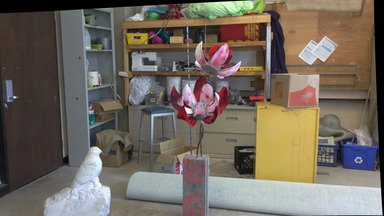
#> input picture im1.jpeg, 384 x 216 px
$ python main8.py
#> lines starting #> are read from the running program, lines starting #| are printed output that depends on the picture; after the words box and inside, x2 and y2 are one past the last pixel; in counts of white or black regions, pixels touching at a corner belong together
import cv2
import numpy as np
import os
import matplotlib.pyplot as plt

# Créer le répertoire de sortie s'il n'existe pas
output_dir = 'output8'
os.makedirs(output_dir, exist_ok=True)

# Charger les images
img1 = cv2.imread('im1.jpeg', cv2.IMREAD_GRAYSCALE)  # Image gauche
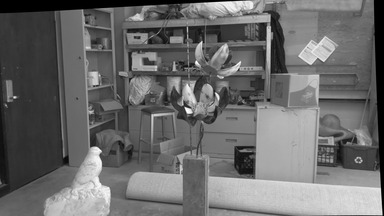
#> img1: shape (216, 384); min 0, max 255, mean 106.3
img2 = cv2.imread('im2.jpg', cv2.IMREAD_GRAYSCALE)   # Image droite
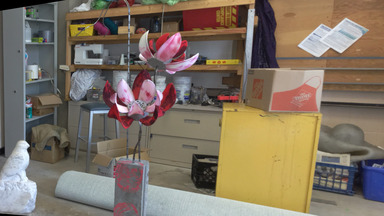
#> input picture im2.jpg, 384 x 216 px
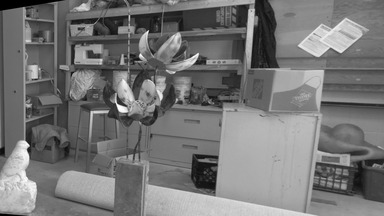
#> img2: shape (216, 384); min 0, max 255, mean 117.1

# Initialiser SIFT
sift = cv2.SIFT_create()

# Détecter les points d'intérêt et calculer les descripteurs
keypoints_1, descriptors_1 = sift.detectAndCompute(img1, None)
#> keypoints_1 = 539 keypoints; strongest (x, y, size): (188, 111, 3.8), (196, 63, 2.3), (244, 164, 18.2), (96, 150, 5.6)
keypoints_2, descriptors_2 = sift.detectAndCompute(img2, None)
#> keypoints_2 = 575 keypoints; strongest (x, y, size): (121, 109, 5), (140, 56, 2.5), (203, 176, 22.3), (24, 144, 5.8)

# Utiliser FLANN pour matcher les descripteurs
FLANN_INDEX_KDTREE = 1
index_params = dict(algorithm=FLANN_INDEX_KDTREE, trees=5)
search_params = dict(checks=50)  # or pass empty dictionary

flann = cv2.FlannBasedMatcher(index_params, search_params)
matches = flann.knnMatch(descriptors_1, descriptors_2, k=2)
#> matches = 539 matches

# Calculer la matrice fondamentale
src_pts = np.float32([keypoints_1[m.queryIdx].pt for m, _ in matches]).reshape(-1, 1, 2)
#> src_pts = 539 rows, first 8: [7.67, 14.75], [7.74, 15.09], [8.19, 100.6], [8.19, 100.6], [8.23, 103.6], [9.97, 95.36], [9.97, 95.36], [11.08, 97.96]
dst_pts = np.float32([keypoints_2[m.trainIdx].pt for m, _ in matches]).reshape(-1, 1, 2)
#> dst_pts = 539 rows, first 8: [11.52, 209.4], [199.2, 194.6], [98.19, 143.4], [98.19, 143.4], [32.52, 40.21], [176.3, 36.93], [122, 62.37], [326.3, 180.6]
F, mask = cv2.findFundamentalMat(src_pts, dst_pts, cv2.FM_RANSAC)
#> F = [[-3.93e-05, 7.76e-05, 0.0342], [-0.000339, -7.5e-05, 0.263], [-0.013, -0.214, 1]]; mask = 539 values, max 1 at index 15, min 0 at index 0, mean 0.408

# Filtrer les correspondances en utilisant la matrice fondamentale
good_matches = []
for i, (m, n) in enumerate(matches):
    if mask[i]:
        good_matches.append(m)
#> after the loop, good_matches = 220 matches

# Dessiner les correspondances
img_matches = cv2.drawMatches(img1, keypoints_1, img2, keypoints_2, good_matches, None, flags=cv2.DrawMatchesFlags_NOT_DRAW_SINGLE_POINTS)
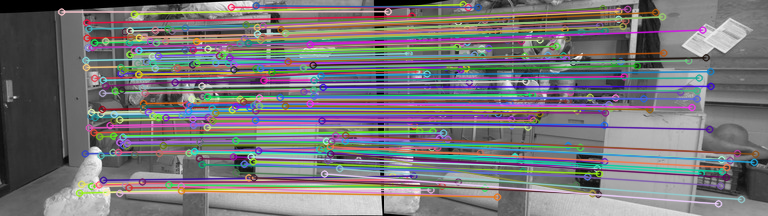
#> img_matches: shape (216, 768, 3); mean of channels 0, 1, 2 121, 118.1, 119.9; drawn as B, G, R

# Ajouter un titre à l'image
title = 'Correspondances SIFT avec filtrage par geometrie'
cv2.putText(img_matches, title, (10, 30), cv2.FONT_HERSHEY_SIMPLEX, 1, (255, 255, 255), 2, cv2.LINE_AA)
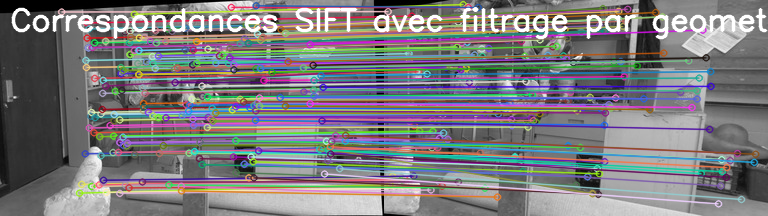
#> img_matches: shape (216, 768, 3); 4.95% of pixels changed, all inside (x1, y1, x2, y2) = (11, 7, 768, 40); drawn as B, G, R

# Enregistrer et afficher l'image avec les correspondances
output_path_matches = os.path.join(output_dir, 'sift_matches.png')
cv2.imwrite(output_path_matches, img_matches)
print(f"Image avec correspondances enregistrée dans {output_path_matches}")

# Affichage avec le titre approprié
plt.imshow(img_matches)
plt.title(title)
plt.axis('off')
plt.show()
